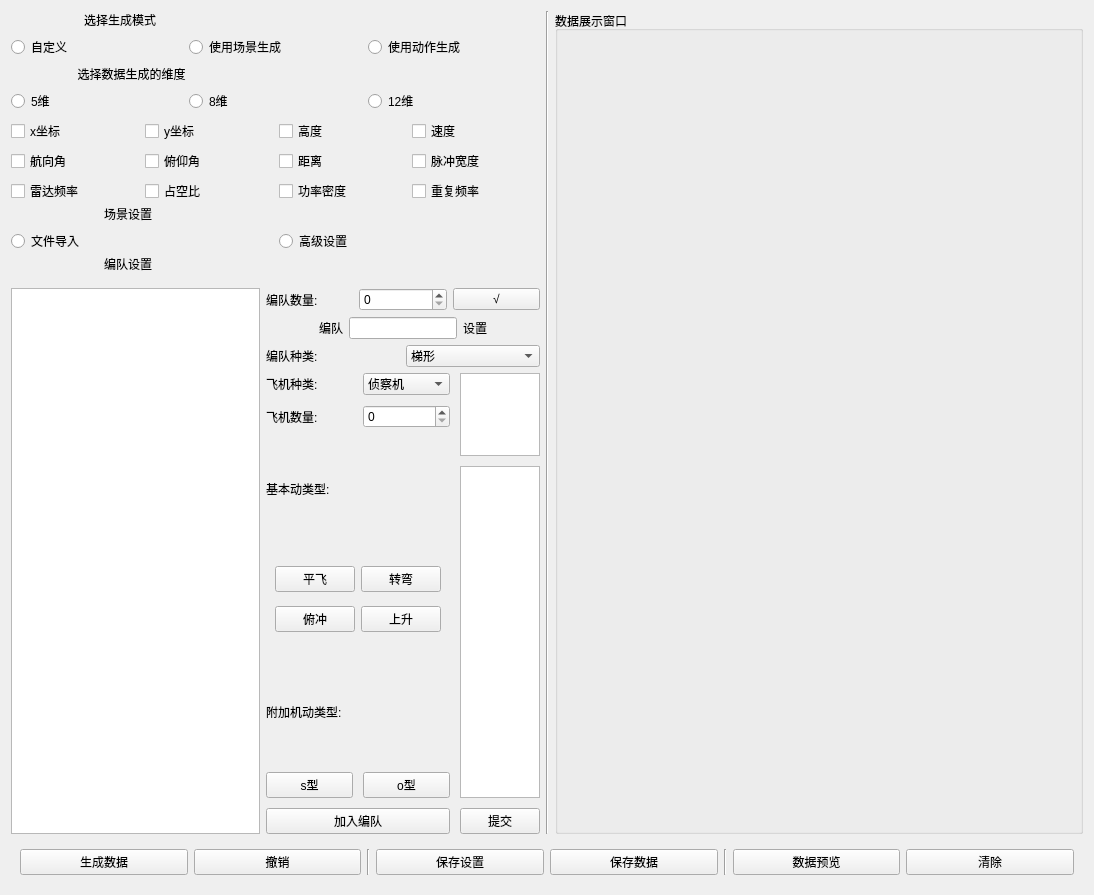
<?xml version="1.0" encoding="UTF-8"?>
<ui version="4.0">
 <class>Form</class>
 <widget class="QWidget" name="Form">
  <property name="geometry">
   <rect>
    <x>0</x>
    <y>0</y>
    <width>1094</width>
    <height>895</height>
   </rect>
  </property>
  <property name="sizePolicy">
   <sizepolicy hsizetype="Expanding" vsizetype="Expanding">
    <horstretch>0</horstretch>
    <verstretch>0</verstretch>
   </sizepolicy>
  </property>
  <property name="windowTitle">
   <string>Form</string>
  </property>
  <layout class="QVBoxLayout" name="verticalLayout_7" stretch="0,0">
   <item>
    <widget class="QWidget" name="widget_5" native="true">
     <property name="sizePolicy">
      <sizepolicy hsizetype="Expanding" vsizetype="Expanding">
       <horstretch>0</horstretch>
       <verstretch>0</verstretch>
      </sizepolicy>
     </property>
     <layout class="QHBoxLayout" name="horizontalLayout_12" stretch="1,0,1">
      <property name="leftMargin">
       <number>0</number>
      </property>
      <property name="topMargin">
       <number>0</number>
      </property>
      <property name="rightMargin">
       <number>0</number>
      </property>
      <property name="bottomMargin">
       <number>0</number>
      </property>
      <item>
       <widget class="QWidget" name="setting_widget" native="true">
        <property name="sizePolicy">
         <sizepolicy hsizetype="Expanding" vsizetype="Expanding">
          <horstretch>0</horstretch>
          <verstretch>0</verstretch>
         </sizepolicy>
        </property>
        <layout class="QVBoxLayout" name="verticalLayout_9">
         <property name="spacing">
          <number>2</number>
         </property>
         <property name="leftMargin">
          <number>0</number>
         </property>
         <property name="topMargin">
          <number>0</number>
         </property>
         <property name="rightMargin">
          <number>0</number>
         </property>
         <property name="bottomMargin">
          <number>0</number>
         </property>
         <item>
          <widget class="QWidget" name="mode_settings_widget" native="true">
           <layout class="QVBoxLayout" name="verticalLayout_5">
            <property name="leftMargin">
             <number>0</number>
            </property>
            <property name="topMargin">
             <number>0</number>
            </property>
            <property name="rightMargin">
             <number>0</number>
            </property>
            <property name="bottomMargin">
             <number>0</number>
            </property>
            <item>
             <layout class="QVBoxLayout" name="verticalLayout_3">
              <item>
               <widget class="QLabel" name="modeSelect">
                <property name="text">
                 <string>                      选择生成模式</string>
                </property>
               </widget>
              </item>
              <item>
               <layout class="QHBoxLayout" name="horizontalLayout_4">
                <item>
                 <widget class="QRadioButton" name="DIYMode">
                  <property name="text">
                   <string>自定义</string>
                  </property>
                  <attribute name="buttonGroup">
                   <string notr="true">mode_buttonGroup</string>
                  </attribute>
                 </widget>
                </item>
                <item>
                 <widget class="QRadioButton" name="senceMode">
                  <property name="text">
                   <string>使用场景生成</string>
                  </property>
                  <attribute name="buttonGroup">
                   <string notr="true">mode_buttonGroup</string>
                  </attribute>
                 </widget>
                </item>
                <item>
                 <widget class="QRadioButton" name="actionMode">
                  <property name="text">
                   <string>使用动作生成</string>
                  </property>
                  <attribute name="buttonGroup">
                   <string notr="true">mode_buttonGroup</string>
                  </attribute>
                 </widget>
                </item>
               </layout>
              </item>
              <item>
               <widget class="QLabel" name="dimSelect_label">
                <property name="text">
                 <string>                    选择数据生成的维度</string>
                </property>
               </widget>
              </item>
              <item>
               <layout class="QHBoxLayout" name="horizontalLayout_10">
                <item>
                 <widget class="QRadioButton" name="fiveDim_radioButton">
                  <property name="text">
                   <string>5维</string>
                  </property>
                  <attribute name="buttonGroup">
                   <string notr="true">dim_buttonGroup</string>
                  </attribute>
                 </widget>
                </item>
                <item>
                 <widget class="QRadioButton" name="eightDim_radioButton">
                  <property name="text">
                   <string>8维</string>
                  </property>
                  <attribute name="buttonGroup">
                   <string notr="true">dim_buttonGroup</string>
                  </attribute>
                 </widget>
                </item>
                <item>
                 <widget class="QRadioButton" name="twelveDim_radioButton">
                  <property name="text">
                   <string>12维</string>
                  </property>
                  <attribute name="buttonGroup">
                   <string notr="true">dim_buttonGroup</string>
                  </attribute>
                 </widget>
                </item>
               </layout>
              </item>
              <item>
               <layout class="QGridLayout" name="gridLayout">
                <item row="1" column="3">
                 <widget class="QCheckBox" name="sigWidth_checkBox">
                  <property name="text">
                   <string>脉冲宽度</string>
                  </property>
                 </widget>
                </item>
                <item row="2" column="3">
                 <widget class="QCheckBox" name="repeatFre_checkBox">
                  <property name="text">
                   <string>重复频率</string>
                  </property>
                 </widget>
                </item>
                <item row="0" column="2">
                 <widget class="QCheckBox" name="height_checkBox">
                  <property name="text">
                   <string>高度</string>
                  </property>
                 </widget>
                </item>
                <item row="0" column="1">
                 <widget class="QCheckBox" name="y_checkBox">
                  <property name="text">
                   <string>y坐标</string>
                  </property>
                 </widget>
                </item>
                <item row="0" column="0">
                 <widget class="QCheckBox" name="x_checkBox">
                  <property name="text">
                   <string>x坐标</string>
                  </property>
                 </widget>
                </item>
                <item row="1" column="2">
                 <widget class="QCheckBox" name="dis_checkBox">
                  <property name="text">
                   <string>距离</string>
                  </property>
                 </widget>
                </item>
                <item row="2" column="2">
                 <widget class="QCheckBox" name="powerDen_checkBox">
                  <property name="text">
                   <string>功率密度</string>
                  </property>
                 </widget>
                </item>
                <item row="0" column="3">
                 <widget class="QCheckBox" name="speed_checkBox">
                  <property name="text">
                   <string>速度</string>
                  </property>
                 </widget>
                </item>
                <item row="1" column="0">
                 <widget class="QCheckBox" name="direct_checkBox">
                  <property name="text">
                   <string>航向角</string>
                  </property>
                 </widget>
                </item>
                <item row="1" column="1">
                 <widget class="QCheckBox" name="z_angle_checkBox">
                  <property name="text">
                   <string>俯仰角</string>
                  </property>
                 </widget>
                </item>
                <item row="2" column="1">
                 <widget class="QCheckBox" name="dutyCycle_checkBox">
                  <property name="text">
                   <string>占空比</string>
                  </property>
                 </widget>
                </item>
                <item row="2" column="0">
                 <widget class="QCheckBox" name="radarFre_checkBox">
                  <property name="text">
                   <string>雷达频率</string>
                  </property>
                 </widget>
                </item>
               </layout>
              </item>
             </layout>
            </item>
           </layout>
          </widget>
         </item>
         <item>
          <widget class="QWidget" name="scene_settings_widget" native="true">
           <layout class="QVBoxLayout" name="verticalLayout_6">
            <property name="leftMargin">
             <number>0</number>
            </property>
            <property name="topMargin">
             <number>0</number>
            </property>
            <property name="rightMargin">
             <number>0</number>
            </property>
            <property name="bottomMargin">
             <number>0</number>
            </property>
            <item>
             <widget class="QLabel" name="label">
              <property name="text">
               <string>                            场景设置</string>
              </property>
             </widget>
            </item>
            <item>
             <layout class="QHBoxLayout" name="horizontalLayout_9">
              <item>
               <widget class="QRadioButton" name="selectScen_radioButton">
                <property name="text">
                 <string>文件导入</string>
                </property>
               </widget>
              </item>
              <item>
               <widget class="QRadioButton" name="makeScen_radioButton">
                <property name="text">
                 <string>高级设置</string>
                </property>
               </widget>
              </item>
             </layout>
            </item>
           </layout>
          </widget>
         </item>
         <item>
          <widget class="QLabel" name="form_settings">
           <property name="text">
            <string>                            编队设置</string>
           </property>
          </widget>
         </item>
         <item>
          <widget class="QWidget" name="plane_settings_widget" native="true">
           <layout class="QHBoxLayout" name="horizontalLayout_8" stretch="1,1">
            <property name="leftMargin">
             <number>0</number>
            </property>
            <property name="topMargin">
             <number>0</number>
            </property>
            <property name="rightMargin">
             <number>0</number>
            </property>
            <property name="bottomMargin">
             <number>0</number>
            </property>
            <item>
             <widget class="QWidget" name="widget_2" native="true">
              <layout class="QVBoxLayout" name="verticalLayout_4">
               <property name="leftMargin">
                <number>0</number>
               </property>
               <property name="topMargin">
                <number>13</number>
               </property>
               <property name="rightMargin">
                <number>0</number>
               </property>
               <property name="bottomMargin">
                <number>0</number>
               </property>
               <item>
                <widget class="QTextBrowser" name="overview_textBrowser"/>
               </item>
              </layout>
             </widget>
            </item>
            <item>
             <widget class="QWidget" name="widget" native="true">
              <layout class="QVBoxLayout" name="verticalLayout_8">
               <property name="leftMargin">
                <number>0</number>
               </property>
               <property name="topMargin">
                <number>13</number>
               </property>
               <property name="rightMargin">
                <number>0</number>
               </property>
               <property name="bottomMargin">
                <number>0</number>
               </property>
               <item>
                <layout class="QHBoxLayout" name="horizontalLayout_6">
                 <item>
                  <widget class="QLabel" name="form_num_label">
                   <property name="text">
                    <string>编队数量:</string>
                   </property>
                  </widget>
                 </item>
                 <item>
                  <widget class="QSpinBox" name="form_num_spinBox"/>
                 </item>
                 <item>
                  <widget class="QPushButton" name="form_commit_pushButton">
                   <property name="text">
                    <string>√</string>
                   </property>
                  </widget>
                 </item>
                </layout>
               </item>
               <item>
                <layout class="QHBoxLayout" name="horizontalLayout_2">
                 <item>
                  <spacer name="horizontalSpacer">
                   <property name="orientation">
                    <enum>Qt::Horizontal</enum>
                   </property>
                   <property name="sizeHint" stdset="0">
                    <size>
                     <width>40</width>
                     <height>20</height>
                    </size>
                   </property>
                  </spacer>
                 </item>
                 <item>
                  <widget class="QLabel" name="form">
                   <property name="text">
                    <string>编队</string>
                   </property>
                  </widget>
                 </item>
                 <item>
                  <widget class="QLineEdit" name="setting">
                   <property name="sizePolicy">
                    <sizepolicy hsizetype="Expanding" vsizetype="Fixed">
                     <horstretch>0</horstretch>
                     <verstretch>0</verstretch>
                    </sizepolicy>
                   </property>
                  </widget>
                 </item>
                 <item>
                  <widget class="QLabel" name="formnum_label">
                   <property name="text">
                    <string>设置</string>
                   </property>
                  </widget>
                 </item>
                 <item>
                  <spacer name="horizontalSpacer_2">
                   <property name="orientation">
                    <enum>Qt::Horizontal</enum>
                   </property>
                   <property name="sizeHint" stdset="0">
                    <size>
                     <width>40</width>
                     <height>20</height>
                    </size>
                   </property>
                  </spacer>
                 </item>
                </layout>
               </item>
               <item>
                <layout class="QHBoxLayout" name="horizontalLayout_11">
                 <item>
                  <widget class="QLabel" name="form_type_label">
                   <property name="text">
                    <string>编队种类:</string>
                   </property>
                  </widget>
                 </item>
                 <item>
                  <widget class="QComboBox" name="form_type_comboBox">
                   <item>
                    <property name="text">
                     <string>梯形</string>
                    </property>
                   </item>
                   <item>
                    <property name="text">
                     <string>菱形</string>
                    </property>
                   </item>
                   <item>
                    <property name="text">
                     <string>蛇形</string>
                    </property>
                   </item>
                  </widget>
                 </item>
                </layout>
               </item>
               <item>
                <layout class="QHBoxLayout" name="horizontalLayout_7" stretch="1,2">
                 <property name="spacing">
                  <number>10</number>
                 </property>
                 <item>
                  <layout class="QHBoxLayout" name="horizontalLayout_5">
                   <item>
                    <layout class="QVBoxLayout" name="verticalLayout_2">
                     <property name="sizeConstraint">
                      <enum>QLayout::SetDefaultConstraint</enum>
                     </property>
                     <item>
                      <layout class="QGridLayout" name="gridLayout_3">
                       <item row="0" column="1">
                        <widget class="QComboBox" name="type_comboBox">
                         <property name="styleSheet">
                          <string notr="true">font: 8pt &quot;Agency FB&quot;;</string>
                         </property>
                         <item>
                          <property name="text">
                           <string>侦察机</string>
                          </property>
                         </item>
                         <item>
                          <property name="text">
                           <string>战斗机</string>
                          </property>
                         </item>
                         <item>
                          <property name="text">
                           <string>轰炸机</string>
                          </property>
                         </item>
                         <item>
                          <property name="text">
                           <string>预警机</string>
                          </property>
                         </item>
                         <item>
                          <property name="text">
                           <string>直升机</string>
                          </property>
                         </item>
                        </widget>
                       </item>
                       <item row="0" column="0">
                        <widget class="QLabel" name="type_label">
                         <property name="text">
                          <string>飞机种类:</string>
                         </property>
                        </widget>
                       </item>
                       <item row="1" column="1">
                        <widget class="QSpinBox" name="num_spinBox"/>
                       </item>
                       <item row="1" column="0">
                        <widget class="QLabel" name="num_label">
                         <property name="text">
                          <string>飞机数量:</string>
                         </property>
                        </widget>
                       </item>
                      </layout>
                     </item>
                     <item>
                      <widget class="QLabel" name="base_action_label">
                       <property name="text">
                        <string>基本动类型:</string>
                       </property>
                      </widget>
                     </item>
                     <item>
                      <widget class="QWidget" name="base_action_widget" native="true">
                       <layout class="QGridLayout" name="gridLayout_2">
                        <item row="0" column="1">
                         <widget class="QPushButton" name="turn_action_pushButton">
                          <property name="text">
                           <string>转弯</string>
                          </property>
                         </widget>
                        </item>
                        <item row="0" column="0">
                         <widget class="QPushButton" name="line_action_pushButton">
                          <property name="text">
                           <string>平飞</string>
                          </property>
                         </widget>
                        </item>
                        <item row="1" column="1">
                         <widget class="QPushButton" name="drive_up_action_pushButton">
                          <property name="text">
                           <string>上升</string>
                          </property>
                         </widget>
                        </item>
                        <item row="1" column="0">
                         <widget class="QPushButton" name="drive_down_action_pushButton">
                          <property name="text">
                           <string>俯冲</string>
                          </property>
                         </widget>
                        </item>
                       </layout>
                      </widget>
                     </item>
                     <item>
                      <widget class="QLabel" name="more_action_label">
                       <property name="text">
                        <string>附加机动类型:</string>
                       </property>
                      </widget>
                     </item>
                     <item>
                      <layout class="QHBoxLayout" name="horizontalLayout">
                       <item>
                        <widget class="QPushButton" name="s_action_pushButton">
                         <property name="text">
                          <string>s型</string>
                         </property>
                        </widget>
                       </item>
                       <item>
                        <widget class="QPushButton" name="o_action_pushButton">
                         <property name="text">
                          <string>o型</string>
                         </property>
                        </widget>
                       </item>
                      </layout>
                     </item>
                     <item>
                      <widget class="QPushButton" name="addPlane_pushButton">
                       <property name="text">
                        <string>加入编队</string>
                       </property>
                      </widget>
                     </item>
                    </layout>
                   </item>
                  </layout>
                 </item>
                 <item>
                  <layout class="QVBoxLayout" name="verticalLayout" stretch="1,4,1">
                   <item>
                    <widget class="QTextEdit" name="textEdit"/>
                   </item>
                   <item>
                    <widget class="QTextEdit" name="textEdit_2"/>
                   </item>
                   <item>
                    <widget class="QPushButton" name="pushButton_5">
                     <property name="text">
                      <string>提交</string>
                     </property>
                    </widget>
                   </item>
                  </layout>
                 </item>
                </layout>
               </item>
              </layout>
             </widget>
            </item>
           </layout>
           <zorder>widget</zorder>
           <zorder>widget_2</zorder>
          </widget>
         </item>
        </layout>
        <zorder>scene_settings_widget</zorder>
        <zorder>plane_settings_widget</zorder>
        <zorder>mode_settings_widget</zorder>
        <zorder>form_settings</zorder>
       </widget>
      </item>
      <item>
       <widget class="Line" name="line_3">
        <property name="orientation">
         <enum>Qt::Vertical</enum>
        </property>
       </widget>
      </item>
      <item>
       <widget class="QGroupBox" name="dataShow_groupBox">
        <property name="sizePolicy">
         <sizepolicy hsizetype="Expanding" vsizetype="Expanding">
          <horstretch>0</horstretch>
          <verstretch>0</verstretch>
         </sizepolicy>
        </property>
        <property name="title">
         <string>数据展示窗口</string>
        </property>
       </widget>
      </item>
     </layout>
    </widget>
   </item>
   <item>
    <widget class="QWidget" name="widget_3" native="true">
     <layout class="QHBoxLayout" name="horizontalLayout_3">
      <item>
       <widget class="QPushButton" name="form_commiti_pushButton">
        <property name="text">
         <string>生成数据</string>
        </property>
       </widget>
      </item>
      <item>
       <widget class="QPushButton" name="revoke_pushButton">
        <property name="text">
         <string>撤销</string>
        </property>
       </widget>
      </item>
      <item>
       <widget class="Line" name="line">
        <property name="orientation">
         <enum>Qt::Vertical</enum>
        </property>
       </widget>
      </item>
      <item>
       <widget class="QPushButton" name="sceneSave_pushButton">
        <property name="text">
         <string>保存设置</string>
        </property>
       </widget>
      </item>
      <item>
       <widget class="QPushButton" name="data_save_pushButton">
        <property name="text">
         <string>保存数据</string>
        </property>
       </widget>
      </item>
      <item>
       <widget class="Line" name="line_2">
        <property name="orientation">
         <enum>Qt::Vertical</enum>
        </property>
       </widget>
      </item>
      <item>
       <widget class="QPushButton" name="dataOverview_pushButton">
        <property name="text">
         <string>数据预览</string>
        </property>
       </widget>
      </item>
      <item>
       <widget class="QPushButton" name="clear_pushButton">
        <property name="text">
         <string>清除</string>
        </property>
       </widget>
      </item>
     </layout>
    </widget>
   </item>
  </layout>
 </widget>
 <resources/>
 <connections/>
 <buttongroups>
  <buttongroup name="dim_buttonGroup"/>
  <buttongroup name="mode_buttonGroup"/>
 </buttongroups>
</ui>
